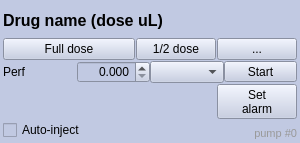
<?xml version="1.0" encoding="UTF-8"?>
<ui version="4.0">
 <class>Form</class>
 <widget class="QWidget" name="Form">
  <property name="geometry">
   <rect>
    <x>0</x>
    <y>0</y>
    <width>300</width>
    <height>143</height>
   </rect>
  </property>
  <property name="sizePolicy">
   <sizepolicy hsizetype="Expanding" vsizetype="MinimumExpanding">
    <horstretch>0</horstretch>
    <verstretch>0</verstretch>
   </sizepolicy>
  </property>
  <property name="minimumSize">
   <size>
    <width>300</width>
    <height>0</height>
   </size>
  </property>
  <property name="windowTitle">
   <string>Form</string>
  </property>
  <property name="styleSheet">
   <string notr="true">background-color: #C1C9E2</string>
  </property>
  <layout class="QGridLayout" name="gridLayout" columnstretch="1,0,0">
   <property name="sizeConstraint">
    <enum>QLayout::SetDefaultConstraint</enum>
   </property>
   <property name="leftMargin">
    <number>3</number>
   </property>
   <property name="topMargin">
    <number>3</number>
   </property>
   <property name="rightMargin">
    <number>3</number>
   </property>
   <property name="bottomMargin">
    <number>3</number>
   </property>
   <property name="spacing">
    <number>1</number>
   </property>
   <item row="2" column="2">
    <widget class="QPushButton" name="_customDoseButton">
     <property name="text">
      <string>...</string>
     </property>
    </widget>
   </item>
   <item row="4" column="0" colspan="2">
    <widget class="PumpTimer" name="_timer" native="true"/>
   </item>
   <item row="1" column="0" colspan="3">
    <widget class="QLabel" name="_drugNameLabel">
     <property name="sizePolicy">
      <sizepolicy hsizetype="Minimum" vsizetype="MinimumExpanding">
       <horstretch>0</horstretch>
       <verstretch>0</verstretch>
      </sizepolicy>
     </property>
     <property name="styleSheet">
      <string notr="true">QLabel {
	font-size: 12pt;
	font-family: &quot;Monospace&quot;; 
	font-weight: bold;
}</string>
     </property>
     <property name="text">
      <string>Drug name (dose uL)</string>
     </property>
     <property name="wordWrap">
      <bool>true</bool>
     </property>
    </widget>
   </item>
   <item row="2" column="1">
    <widget class="QPushButton" name="_halfDoseButton">
     <property name="text">
      <string>1/2 dose</string>
     </property>
     <property name="icon">
      <iconset resource="../media/resources.qrc">
       <normaloff>:/MainWindow/ffw</normaloff>:/MainWindow/ffw</iconset>
     </property>
    </widget>
   </item>
   <item row="2" column="0">
    <widget class="QPushButton" name="_fullDoseButton">
     <property name="text">
      <string>Full dose</string>
     </property>
     <property name="icon">
      <iconset resource="../media/resources.qrc">
       <normaloff>:/MainWindow/ffw</normaloff>:/MainWindow/ffw</iconset>
     </property>
    </widget>
   </item>
   <item row="4" column="2">
    <widget class="QToolButton" name="_alarmButton">
     <property name="sizePolicy">
      <sizepolicy hsizetype="Minimum" vsizetype="Fixed">
       <horstretch>0</horstretch>
       <verstretch>0</verstretch>
      </sizepolicy>
     </property>
     <property name="styleSheet">
      <string notr="true"/>
     </property>
     <property name="text">
      <string>Set
alarm</string>
     </property>
     <property name="icon">
      <iconset>
       <selectedoff>:/MainWindow/alarm_off</selectedoff>
       <selectedon>:/MainWindow/alarm_on</selectedon>
      </iconset>
     </property>
     <property name="iconSize">
      <size>
       <width>20</width>
       <height>20</height>
      </size>
     </property>
     <property name="checkable">
      <bool>true</bool>
     </property>
     <property name="checked">
      <bool>false</bool>
     </property>
     <property name="toolButtonStyle">
      <enum>Qt::ToolButtonTextBesideIcon</enum>
     </property>
     <property name="autoRaise">
      <bool>false</bool>
     </property>
     <property name="arrowType">
      <enum>Qt::NoArrow</enum>
     </property>
    </widget>
   </item>
   <item row="3" column="0" colspan="3">
    <widget class="QFrame" name="frame">
     <property name="frameShape">
      <enum>QFrame::NoFrame</enum>
     </property>
     <property name="frameShadow">
      <enum>QFrame::Raised</enum>
     </property>
     <layout class="QHBoxLayout" name="horizontalLayout">
      <property name="spacing">
       <number>0</number>
      </property>
      <property name="leftMargin">
       <number>0</number>
      </property>
      <property name="topMargin">
       <number>0</number>
      </property>
      <property name="rightMargin">
       <number>0</number>
      </property>
      <property name="bottomMargin">
       <number>0</number>
      </property>
      <item>
       <widget class="QLabel" name="label">
        <property name="text">
         <string>Perf</string>
        </property>
       </widget>
      </item>
      <item>
       <widget class="QDoubleSpinBox" name="_perfRateSpinBox">
        <property name="alignment">
         <set>Qt::AlignRight|Qt::AlignTrailing|Qt::AlignVCenter</set>
        </property>
        <property name="buttonSymbols">
         <enum>QAbstractSpinBox::UpDownArrows</enum>
        </property>
        <property name="showGroupSeparator" stdset="0">
         <bool>false</bool>
        </property>
        <property name="prefix">
         <string/>
        </property>
        <property name="decimals">
         <number>3</number>
        </property>
        <property name="singleStep">
         <double>0.100000000000000</double>
        </property>
       </widget>
      </item>
      <item>
       <widget class="QComboBox" name="_perfUnitComboBox"/>
      </item>
      <item>
       <widget class="QToolButton" name="_startPerfButton">
        <property name="sizePolicy">
         <sizepolicy hsizetype="Minimum" vsizetype="Fixed">
          <horstretch>0</horstretch>
          <verstretch>0</verstretch>
         </sizepolicy>
        </property>
        <property name="text">
         <string>Start</string>
        </property>
        <property name="icon">
         <iconset>
          <selectedon>:/MainWindow/ffw</selectedon>
         </iconset>
        </property>
        <property name="checkable">
         <bool>true</bool>
        </property>
        <property name="toolButtonStyle">
         <enum>Qt::ToolButtonTextBesideIcon</enum>
        </property>
        <property name="autoRaise">
         <bool>false</bool>
        </property>
        <property name="arrowType">
         <enum>Qt::NoArrow</enum>
        </property>
       </widget>
      </item>
     </layout>
    </widget>
   </item>
   <item row="5" column="0">
    <widget class="QCheckBox" name="_autoInjectCheckBox">
     <property name="layoutDirection">
      <enum>Qt::LeftToRight</enum>
     </property>
     <property name="text">
      <string>Auto-inject</string>
     </property>
     <property name="icon">
      <iconset resource="../media/resources.qrc">
       <normaloff>:/MainWindow/ffw</normaloff>:/MainWindow/ffw</iconset>
     </property>
    </widget>
   </item>
   <item row="5" column="1" colspan="2">
    <widget class="QLabel" name="_pumpLabel">
     <property name="styleSheet">
      <string notr="true">QLabel {font-size: 8pt; color: #999}</string>
     </property>
     <property name="text">
      <string>pump #0</string>
     </property>
     <property name="alignment">
      <set>Qt::AlignBottom|Qt::AlignRight|Qt::AlignTrailing</set>
     </property>
    </widget>
   </item>
  </layout>
 </widget>
 <customwidgets>
  <customwidget>
   <class>PumpTimer</class>
   <extends>QWidget</extends>
   <header>GUI.GUI</header>
   <container>1</container>
  </customwidget>
 </customwidgets>
 <resources>
  <include location="../media/resources.qrc"/>
 </resources>
 <connections/>
</ui>
